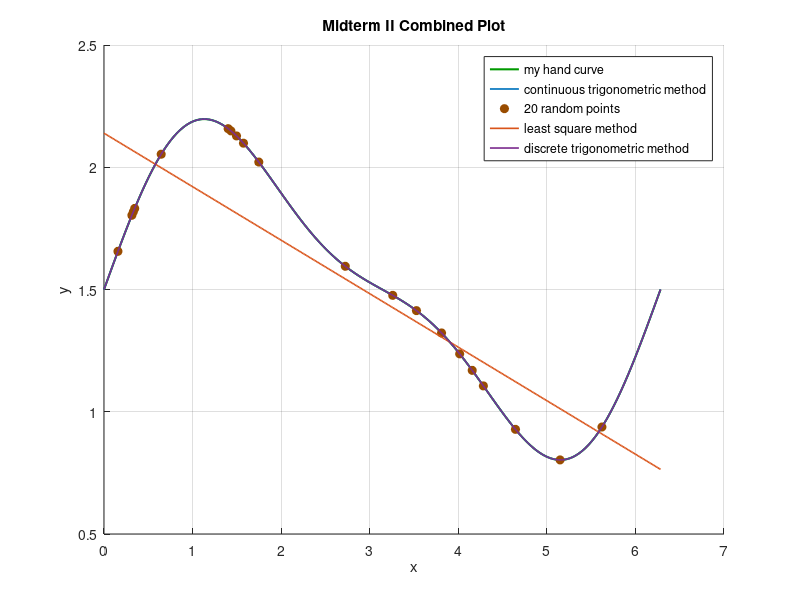

Write the MATLAB code that produced this figure. (Note: this script raises an error after producing the figure.)

% Math105B — Midterm 02 (MATLAB)
% Area + Trigonometric Approximation + Least Squares (No polyfit / No fft)
% Author: Aakanksha Cheruku
% Date: 2025-08-14
%
% Outputs saved to:
%   data/sample_points_20.csv
%   data/hand_curve_points.csv          (optional if loaded)
%   report/midterm2_combined.png
%   report/metrics.json

clear; clc; close all;

% ======= Input curve =======
% Preferred: load the same hand curve used in Midterm I
csv_path = fullfile('data','hand_curve_points.csv');
if exist(csv_path,'file')
    T = readtable(csv_path); x = T.x(:); y = T.y(:);
else
    % Fallback placeholder curve (replace with your data for grading)
    x = linspace(0, 2*pi, 400)';
    y = 1.5 + 0.6*sin(x) + 0.2*sin(2*x);
end

% ======= Area by two methods =======
area_trapz = trapz(x, y);
pp = spline(x, y);
f  = @(t) ppval(pp, t);
area_spline = integral(f, min(x), max(x));

% ======= Colors =======
c_green  = [0.00 0.60 0.00];
c_blue   = [0.00 0.45 0.74];
c_red    = [0.85 0.33 0.10];
c_purple = [0.49 0.18 0.56];
c_brown  = [0.60 0.30 0.00];

% ======= Ensure folders =======
if ~exist('data','dir'),   mkdir data;   end
if ~exist('report','dir'), mkdir report; end

% ======= Continuous trig polynomial (S3) =======
Xc = [ones(size(x))/2, cos(x), sin(x), cos(2*x), sin(2*x), cos(3*x), sin(3*x)];
ac = Xc \ y;
yc = Xc * ac;

% ======= 20 random sample points =======
rng(42);
idx = sort(randperm(numel(x), 20));
xs = x(idx); ys = y(idx);

% ======= Least squares line from 20 points (no polyfit) =======
Xl = [xs, ones(size(xs))];
theta = (Xl.'*Xl) \ (Xl.'*ys);
yl = theta(1)*x + theta(2);

% ======= Discrete trig polynomial (T3) from 20 points (no fft) =======
Xd = [ones(size(xs))/2, cos(xs), sin(xs), cos(2*xs), sin(2*xs), cos(3*xs)];
ad = (Xd.'*Xd) \ (Xd.'*ys);
yd = [ones(size(x))/2, cos(x), sin(x), cos(2*x), sin(2*x), cos(3*x)] * ad;

% ======= Plot (single combined figure) =======
figure('Color','w'); hold on;
plot(x, y, '-', 'Color', c_green,  'LineWidth', 1.5, 'DisplayName','my hand curve');
plot(x, yc,'-', 'Color', c_blue,   'LineWidth', 1.2, 'DisplayName','continuous trigonometric method');
plot(xs,ys,'o', 'Color', c_brown,  'MarkerFaceColor', c_brown, 'DisplayName','20 random points');
plot(x, yl,'-', 'Color', c_red,    'LineWidth', 1.2, 'DisplayName','least square method');
plot(x, yd,'-', 'Color', c_purple, 'LineWidth', 1.2, 'DisplayName','discrete trigonometric method');
legend('Location','best'); grid on;
xlabel('x'); ylabel('y'); title('Midterm II Combined Plot');

% ======= Save artifacts =======
% Save points
writetable(table(xs, ys, 'VariableNames', {'x','y'}), fullfile('data','sample_points_20.csv'));
% Save hand curve points if we didn't already load from CSV
if ~exist(csv_path,'file')
    writetable(table(x, y, 'VariableNames', {'x','y'}), fullfile('data','hand_curve_points.csv'));
end

% Save figure at 300 dpi
if exist('exportgraphics','file')
    exportgraphics(gcf, fullfile('report','midterm2_combined.png'), 'Resolution', 300);
else
    print(gcf, fullfile('report','midterm2_combined'), '-dpng', '-r300');
end

% Save metrics as JSON
results.area_trapz  = area_trapz;
results.area_spline = area_spline;
results.theta_ls    = struct('slope', theta(1), 'intercept', theta(2));
results.coef_S3     = ac(:)';
results.coef_T3     = ad(:)';
rmse = @(a,b) sqrt(mean((a-b).^2));
results.rmse_S3 = rmse(yc, y);
results.rmse_T3 = rmse(yd, y);
results.rmse_LS = rmse(yl, y);

fid = fopen(fullfile('report','metrics.json'),'w');
fwrite(fid, jsonencode(results), 'char'); fclose(fid);

disp('Saved: report/midterm2_combined.png, report/metrics.json, data/*.csv');
